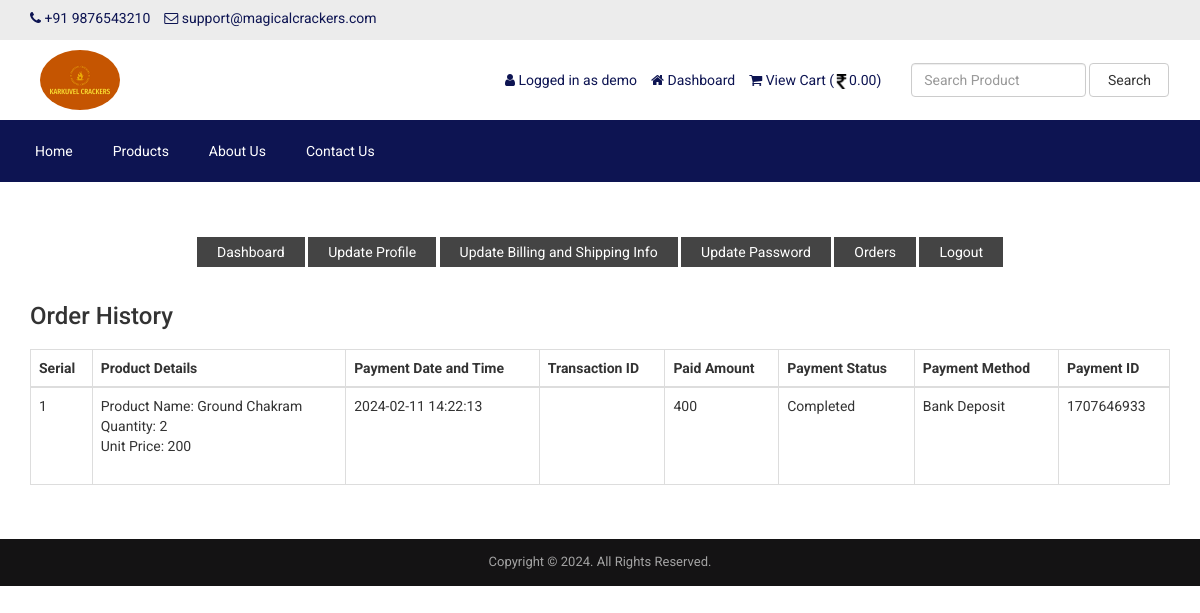
Page /customer-order.php (signed in) on the committed database.
### tables this page shows
CREATE TABLE `tbl_settings` (
  `id` int(11) NOT NULL,
  `logo` varchar(255) NOT NULL,
  `shopname` varchar(100) NOT NULL,
  `favicon` varchar(255) NOT NULL,
  `footer_about` text NOT NULL,
  `footer_copyright` text NOT NULL,
  `contact_address` text NOT NULL,
  `contact_email` varchar(255) NOT NULL,
  `contact_phone` varchar(255) NOT NULL,
  `contact_fax` varchar(255) NOT NULL,
  `contact_map_iframe` text NOT NULL,
  `receive_email` varchar(255) NOT NULL,
  `receive_email_subject` varchar(255) NOT NULL,
  `receive_email_thank_you_message` text NOT NULL,
  `forget_password_message` text NOT NULL,
  `total_recent_post_footer` int(10) NOT NULL,
  `total_popular_post_footer` int(10) NOT NULL,
  `total_recent_post_sidebar` int(11) NOT NULL,
  `total_popular_post_sidebar` int(11) NOT NULL,
  `total_featured_product_home` int(11) NOT NULL,
  `total_latest_product_home` int(11) NOT NULL,
  `total_popular_product_home` int(11) NOT NULL,
  `meta_title_home` text NOT NULL,
  `meta_keyword_home` text NOT NULL,
  `meta_description_home` text NOT NULL,
  `banner_login` varchar(255) NOT NULL,
  `banner_registration` varchar(255) NOT NULL,
  `banner_forget_password` varchar(255) NOT NULL,
  `banner_reset_password` varchar(255) NOT NULL,
  `banner_search` varchar(255) NOT NULL,
  `banner_cart` varchar(255) NOT NULL,
  `banner_checkout` varchar(255) NOT NULL,
  `banner_product_category` varchar(255) NOT NULL,
  `banner_blog` varchar(255) NOT NULL,
  `cta_title` varchar(255) NOT NULL,
  `cta_content` text NOT NULL,
  `cta_read_more_text` varchar(255) NOT NULL,
  `cta_read_more_url` varchar(255) NOT NULL,
  `cta_photo` varchar(255) NOT NULL,
  `featured_product_title` varchar(255) NOT NULL,
  `featured_product_subtitle` varchar(255) NOT NULL,
  `latest_product_title` varchar(255) NOT NULL,
  `latest_product_subtitle` varchar(255) NOT NULL,
  `popular_product_title` varchar(255) NOT NULL,
  `popular_product_subtitle` varchar(255) NOT NULL,
  `testimonial_title` varchar(255) NOT NULL,
  `testimonial_subtitle` varchar(255) NOT NULL,
  `testimonial_photo` varchar(255) NOT NULL,
  `blog_title` varchar(255) NOT NULL,
  `blog_subtitle` varchar(255) NOT NULL,
  `newsletter_text` text NOT NULL,
  `paypal_email` varchar(255) NOT NULL,
  `stripe_public_key` varchar(255) NOT NULL,
  `stripe_secret_key` varchar(255) NOT NULL,
  `bank_detail` text NOT NULL,
  `before_head` text NOT NULL,
  `after_body` text NOT NULL,
  `before_body` text NOT NULL,
  `home_service_on_off` int(11) NOT NULL,
  `home_welcome_on_off` int(11) NOT NULL,
  `home_featured_product_on_off` int(11) NOT NULL,
  `home_latest_product_on_off` int(11) NOT NULL,
  `home_popular_product_on_off` int(11) NOT NULL,
  `home_testimonial_on_off` int(11) NOT NULL,
  `home_blog_on_off` int(11) NOT NULL,
  `newsletter_on_off` int(11) NOT NULL,
  `ads_above_welcome_on_off` int(1) NOT NULL,
  `ads_above_featured_product_on_off` int(1) NOT NULL,
  `ads_above_latest_product_on_off` int(1) NOT NULL,
  `ads_above_popular_product_on_off` int(1) NOT NULL,
  `ads_above_testimonial_on_off` int(1) NOT NULL,
  `ads_category_sidebar_on_off` int(1) NOT NULL
);

CREATE TABLE `tbl_top_category` (
  `tcat_id` int(11) NOT NULL,
  `tcat_name` varchar(255) NOT NULL,
  `show_on_menu` int(1) NOT NULL
);

CREATE TABLE `tbl_page` (
  `id` int(11) NOT NULL,
  `about_title` varchar(255) NOT NULL,
  `about_content` text NOT NULL,
  `about_banner` varchar(255) NOT NULL,
  `about_meta_title` varchar(255) NOT NULL,
  `about_meta_keyword` text NOT NULL,
  `about_meta_description` text NOT NULL,
  `faq_title` varchar(255) NOT NULL,
  `faq_banner` varchar(255) NOT NULL,
  `faq_meta_title` varchar(255) NOT NULL,
  `faq_meta_keyword` text NOT NULL,
  `faq_meta_description` text NOT NULL,
  `blog_title` varchar(255) NOT NULL,
  `blog_banner` varchar(255) NOT NULL,
  `blog_meta_title` varchar(255) NOT NULL,
  `blog_meta_keyword` text NOT NULL,
  `blog_meta_description` text NOT NULL,
  `contact_title` varchar(255) NOT NULL,
  `contact_banner` varchar(255) NOT NULL,
  `contact_meta_title` varchar(255) NOT NULL,
  `contact_meta_keyword` text NOT NULL,
  `contact_meta_description` text NOT NULL,
  `pgallery_title` varchar(255) NOT NULL,
  `pgallery_banner` varchar(255) NOT NULL,
  `pgallery_meta_title` varchar(255) NOT NULL,
  `pgallery_meta_keyword` text NOT NULL,
  `pgallery_meta_description` text NOT NULL,
  `vgallery_title` varchar(255) NOT NULL,
  `vgallery_banner` varchar(255) NOT NULL,
  `vgallery_meta_title` varchar(255) NOT NULL,
  `vgallery_meta_keyword` text NOT NULL,
  `vgallery_meta_description` text NOT NULL
);

CREATE TABLE `tbl_payment` (
  `id` int(11) NOT NULL,
  `customer_id` int(11) NOT NULL,
  `customer_name` varchar(255) NOT NULL,
  `customer_email` varchar(255) NOT NULL,
  `payment_date` varchar(50) NOT NULL,
  `txnid` varchar(255) NOT NULL,
  `paid_amount` int(11) NOT NULL,
  `card_number` varchar(50) NOT NULL,
  `card_cvv` varchar(10) NOT NULL,
  `card_month` varchar(10) NOT NULL,
  `card_year` varchar(10) NOT NULL,
  `bank_transaction_info` text NOT NULL,
  `payment_method` varchar(20) NOT NULL,
  `payment_status` varchar(25) NOT NULL,
  `shipping_status` varchar(20) NOT NULL,
  `payment_id` varchar(255) NOT NULL
);

CREATE TABLE `tbl_order` (
  `id` int(11) NOT NULL,
  `product_id` int(11) NOT NULL,
  `product_name` varchar(255) NOT NULL,
  `size` varchar(100) NOT NULL,
  `color` varchar(100) NOT NULL,
  `quantity` varchar(50) NOT NULL,
  `unit_price` varchar(50) NOT NULL,
  `payment_id` varchar(255) NOT NULL
);

### customer-order.php (the view, shortened to what this page needs)
<?php require_once('header.php'); ?>
<div class="page">
    <div class="container">
        <div class="row">
            <div class="col-md-12">
                <?php require_once('customer-sidebar.php'); ?>
            </div>
            <div class="col-md-12">
                <div class="user-content">
                    <h3><?php echo LANG_VALUE_25; ?></h3>
                    <div class="table-responsive">
                        <table class="table table-bordered">
                            <thead>
                                <tr>
                                    <th><?php echo LANG_VALUE_7; ?></th>
                                    <th><?php echo LANG_VALUE_48; ?></th>
                                    <th><?php echo LANG_VALUE_27; ?></th>
                                    <th><?php echo LANG_VALUE_28; ?></th>
                                    <th><?php echo LANG_VALUE_29; ?></th>
                                    <th><?php echo LANG_VALUE_30; ?></th>
                                    <th><?php echo LANG_VALUE_31; ?></th>
                                    <th><?php echo LANG_VALUE_32; ?></th>
                                </tr>
                            </thead>
                            <tbody>
                                <?php
                                $limit = 10;
                                $page = @$_GET['page'];
                                if ($page)
                                    $start = ($page - 1) * $limit;
                                else
                                    $start = 0;
                                $statement = $pdo->prepare("SELECT * FROM tbl_payment WHERE customer_email=? ORDER BY id DESC LIMIT $start, $limit");
                                $statement->execute(array($_SESSION['customer']['cust_email']));
                                $result = $statement->fetchAll(PDO::FETCH_ASSOC);
                                if ($page == 0) $page = 1;
                                ?>
                                <?php
                                $tip = $page * 10 - 10;
                                foreach ($result as $row) {
                                    $tip++;
                                ?>
                                    <tr>
                                        <td><?php echo $tip; ?></td>
                                        <td>
                                            <?php
                                            $statement1 = $pdo->prepare("SELECT * FROM tbl_order WHERE payment_id=?");
                                            $statement1->execute(array($row['payment_id']));
                                            $result1 = $statement1->fetchAll(PDO::FETCH_ASSOC);
                                            foreach ($result1 as $row1) {
                                                echo 'Product Name: ' . $row1['product_name'];
                                                echo '<br>Quantity: ' . $row1['quantity'];
                                                echo '<br>Unit Price: ' . $row1['unit_price'];
                                                echo '<br><br>';
                                            }
                                            ?>
                                        </td>
                                        <td><?php echo $row['payment_date']; ?></td>
                                        <td><?php echo $row['txnid']; ?></td>
                                        <td><?php echo $row['paid_amount']; ?></td>
                                        <td><?php echo $row['payment_status']; ?></td>
                                        <td><?php echo $row['payment_method']; ?></td>
                                        <td><?php echo $row['payment_id']; ?></td>
                                    </tr>
                                <?php
                                }
                                ?>
                            </tbody>
                        </table>
                        <div class="pagination" style="overflow: hidden;">
                        </div>
                    </div>
                </div>
            </div>
        </div>
    </div>
    <?php require_once('footer.php'); ?>

### header.php (shortened to what this page needs)
<?php
include("admin/inc/config.php");
$statement = $pdo->prepare("SELECT * FROM tbl_settings WHERE id=1");
$statement->execute();
$result = $statement->fetchAll(PDO::FETCH_ASSOC);
foreach ($result as $row) {
	$logo = $row['logo'];
	$contact_email = $row['contact_email'];
	$contact_phone = $row['contact_phone'];
}
?>
<!DOCTYPE html>
<html lang="en">
<head>
	<link rel="stylesheet" href="assets/css/bootstrap.min.css">
	<link rel="stylesheet" href="assets/css/font-awesome.min.css">
	<link rel="stylesheet" href="assets/css/owl.carousel.min.css">
	<link rel="stylesheet" href="assets/css/owl.theme.default.min.css">
	<link rel="stylesheet" href="assets/css/jquery.bxslider.min.css">
	<link rel="stylesheet" href="assets/css/magnific-popup.css">
	<link rel="stylesheet" href="assets/css/rating.css">
	<link rel="stylesheet" href="assets/css/spacing.css">
	<link rel="stylesheet" href="assets/css/bootstrap-touch-slider.css">
	<link rel="stylesheet" href="assets/css/animate.min.css">
	<link rel="stylesheet" href="assets/css/tree-menu.css">
	<link rel="stylesheet" href="assets/css/select2.min.css">
	<link rel="stylesheet" href="assets/css/main.css">
	<link rel="stylesheet" href="assets/css/responsive.css">
	<?php
	$statement = $pdo->prepare("SELECT * FROM tbl_page WHERE id=1");
	$statement->execute();
	$result = $statement->fetchAll(PDO::FETCH_ASSOC);
	?>
</head>
<body>
	<div class="top">
		<div class="container">
			<div class="row">
				<div class="col-md-6 col-sm-6 col-xs-12">
					<div class="left">
						<ul>
							<li><i class="fa fa-phone"></i> <?php echo $contact_phone; ?></li>
							<li><i class="fa fa-envelope-o"></i> <?php echo $contact_email; ?></li>
						</ul>
					</div>
				</div>
			</div>
		</div>
	</div>
	<div class="header">
		<div class="container">
			<div class="row inner">
				<div class="col-md-4 logo d-flex">
					<a href="index.php" style="text-decoration: none;"><img style="border-radius: 50%;padding: 10px" src="assets/uploads/<?php echo $logo; ?>" alt="logo image"></a>
				</div>
				<div class="col-md-5 right">
					<ul>
						<?php
						if (isset($_SESSION['customer'])) {
						?>
							<li><i class="fa fa-user"></i> <?php echo LANG_VALUE_13; ?> <?php echo $_SESSION['customer']['cust_name']; ?></li>
							<li><a href="dashboard.php"><i class="fa fa-home"></i> <?php echo LANG_VALUE_89; ?></a></li>
						<?php
						} else {
						?>
							<li><a href="login.php"><i class="fa fa-sign-in"></i> <?php echo LANG_VALUE_9; ?></a></li>
							<li><a href="registration.php"><i class="fa fa-user-plus"></i> <?php echo LANG_VALUE_15; ?></a></li>
						<?php
						}
						?>
						<li><a href="cart.php"><i class="fa fa-shopping-cart"></i> <?php echo LANG_VALUE_19; ?> (<img src="./assets/uploads/rupee-indian.png" width="15px"><?php
																																			if (isset($_SESSION['cart_p_id'])) {
																																				$table_total_price = 0;
																																				$i = 0;
																																				foreach ($_SESSION['cart_p_qty'] as $key => $value) {
																																					$i++;
																																					$arr_cart_p_qty[$i] = $value;
																																				}
																																				$i = 0;
																																				foreach ($_SESSION['cart_p_current_price'] as $key => $value) {
																																					$i++;
																																					$arr_cart_p_current_price[$i] = $value;
																																				}
																																				for ($i = 1; $i <= count($arr_cart_p_qty); $i++) {
																																					$row_total_price = $arr_cart_p_current_price[$i] * $arr_cart_p_qty[$i];
																																					$table_total_price = $table_total_price + $row_total_price;
																																				}
																																				echo $table_total_price;
																																			} else {
																																				echo '0.00';
																																			}
																																			?>)</a></li>
					</ul>
				</div>
				<div class="col-md-3 search-area">
					<form class="navbar-form navbar-left" role="search" action="search-result.php" method="get">
						<div class="form-group">
							<input type="text" class="form-control search-top" placeholder="<?php echo LANG_VALUE_2; ?>" name="search_text">
						</div>
						<button type="submit" class="btn btn-default"><?php echo LANG_VALUE_3; ?></button>
					</form>
				</div>
			</div>
		</div>
	</div>
	<div class="nav">
		<div class="container">
			<div class="row">
				<div class="col-md-12 pl_0 pr_0">
					<div class="menu-container">
						<div class="menu">
							<ul>
								<li><a href="index.php">Home</a></li>
								<?php
								$statement = $pdo->prepare("SELECT * FROM tbl_top_category WHERE show_on_menu=1");
								$statement->execute();
								$result = $statement->fetchAll(PDO::FETCH_ASSOC);
								foreach ($result as $row) {
								?>
									<li><a href="product-category.php?id=<?php echo $row['tcat_id']; ?>&type=top-category"><?php echo $row['tcat_name']; ?></a>
									</li>
								<?php
								}
								?>
								<?php
								$statement = $pdo->prepare("SELECT * FROM tbl_page WHERE id=1");
								$statement->execute();
								$result = $statement->fetchAll(PDO::FETCH_ASSOC);
								foreach ($result as $row) {
									$about_title = $row['about_title'];
									$contact_title = $row['contact_title'];
								}
								?>
								<li><a href="about.php"><?php echo $about_title; ?></a></li>
								<li><a href="contact.php"><?php echo $contact_title; ?></a></li>
							</ul>
						</div>
					</div>
				</div>
			</div>
		</div>
	</div>

### footer.php (shortened to what this page needs)
<?php
$statement = $pdo->prepare("SELECT * FROM tbl_settings WHERE id=1");
$statement->execute();
$result = $statement->fetchAll(PDO::FETCH_ASSOC);
foreach ($result as $row)
{
	$footer_copyright = $row['footer_copyright'];
}
?>
<div class="footer-bottom">
	<div class="container">
		<div class="row">
			<div class="col-md-12 copyright">
				<?php echo $footer_copyright; ?>
			</div>
		</div>
	</div>
</div>
</body>
</html>

### rows in the picture
tbl_settings: contact_phone "+91 9876543210", contact_email "support@magicalcrackers.com", logo (picture), footer_copyright "Copyright © 2024. All Rights Reserved."
tbl_top_category: tcat_name "Products"
tbl_page: about_title "About Us", contact_title "Contact Us"
tbl_payment: payment_date "2024-02-11 14:22:13", paid_amount "400", payment_status "Completed", payment_method "Bank Deposit", payment "1707646933"
tbl_order: product_name "Ground Chakram", quantity "2", unit_price "200"

### other values in the picture
LANG_VALUE_13 "Logged in as"
$_SESSION['customer']['cust_name'] "demo"
LANG_VALUE_89 "Dashboard"
LANG_VALUE_19 "View Cart"
LANG_VALUE_3 "Search"
LANG_VALUE_117 "Update Profile"
LANG_VALUE_88 "Update Billing and Shipping Info"
LANG_VALUE_99 "Update Password"
LANG_VALUE_24 "Orders"
LANG_VALUE_14 "Logout"
LANG_VALUE_25 "Order History"
LANG_VALUE_7 "Serial"
LANG_VALUE_48 "Product Details"
LANG_VALUE_27 "Payment Date and Time"
LANG_VALUE_28 "Transaction ID"
